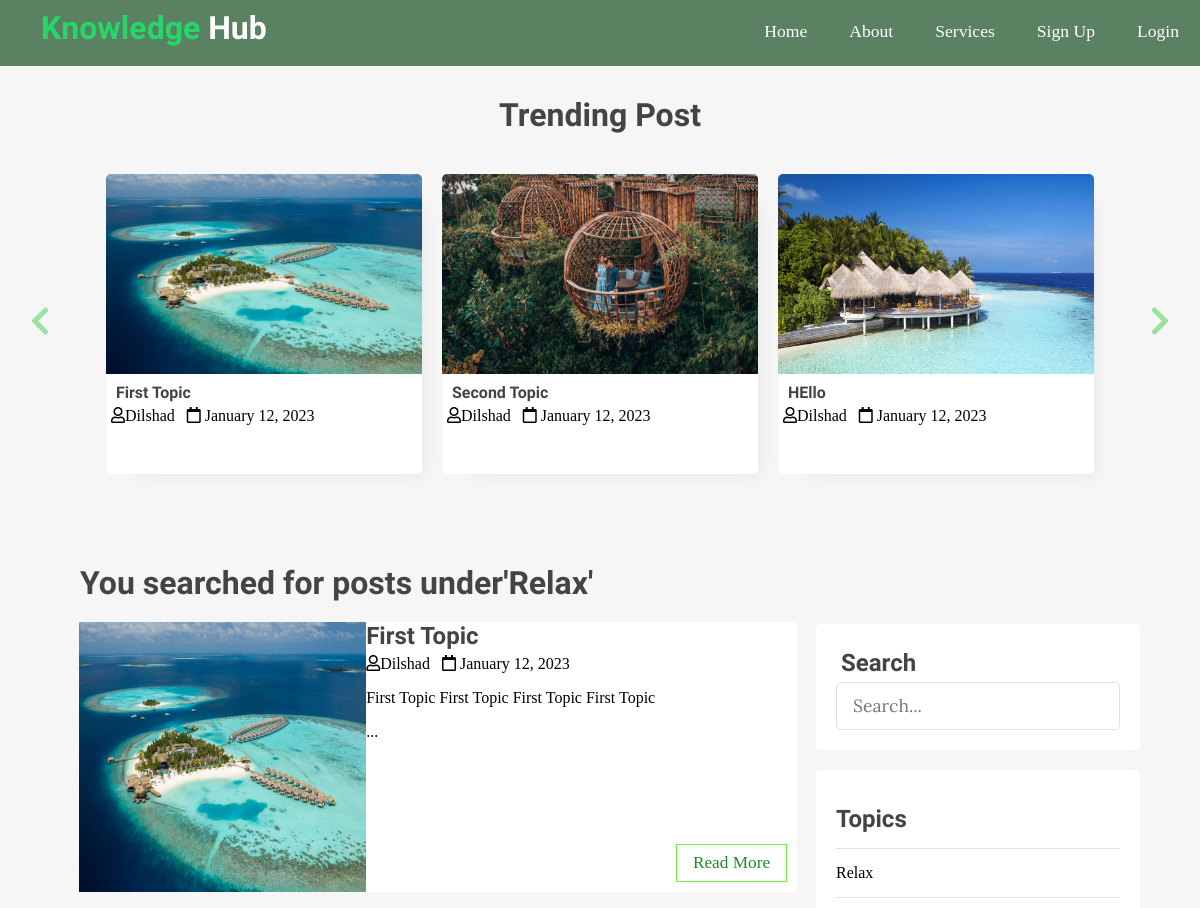
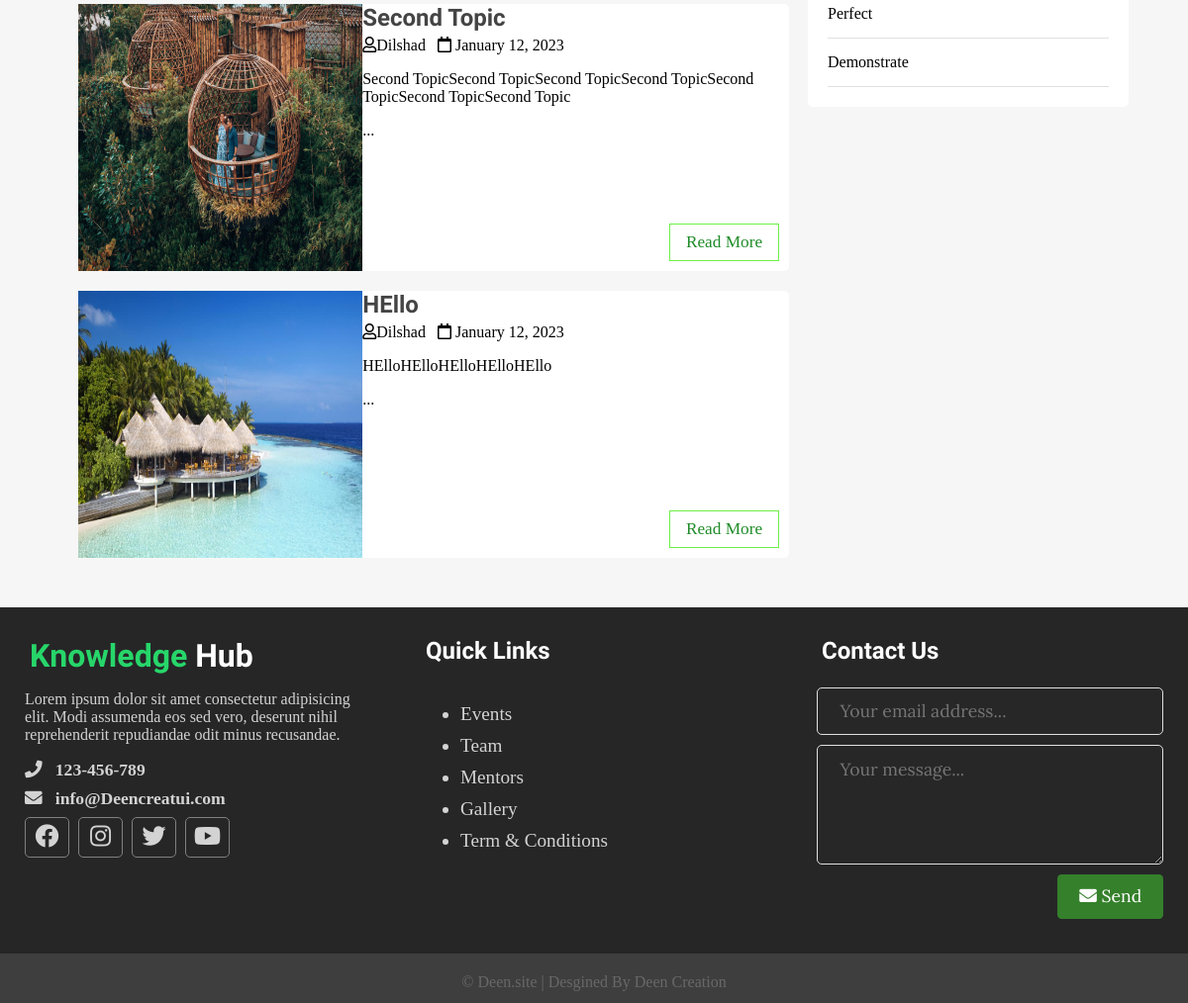
Page /index.php?t_id=2&name=Relax on the committed database (2 pictures, top to bottom).
### tables this page shows
CREATE TABLE `posts` (
  `id` int(11) NOT NULL,
  `user_id` int(11) NOT NULL,
  `topic_id` int(11) NOT NULL,
  `title` varchar(255) NOT NULL,
  `image` varchar(255) NOT NULL,
  `video` varchar(255) NOT NULL,
  `body` text NOT NULL,
  `published` tinyint(4) NOT NULL,
  `created_at` datetime NOT NULL DEFAULT current_timestamp()
);

CREATE TABLE `users` (
  `id` int(11) NOT NULL,
  `admin` tinyint(1) NOT NULL,
  `username` varchar(255) NOT NULL,
  `email` varchar(255) NOT NULL,
  `password` varchar(255) NOT NULL,
  `created_at` timestamp NOT NULL DEFAULT current_timestamp()
);

CREATE TABLE `topics` (
  `id` int(11) NOT NULL,
  `name` varchar(100) NOT NULL,
  `description` text NOT NULL
);

### path.php (called while the page is built, shortened)
<?php
 $BASE_URL = "http://localhost/blog/";

### app/database/db.php (called while the page is built, shortened)
<?php
require('connect.php');
function executeQuery($sql, $data)
{
        global $conn;
        $stmt= $conn->prepare($sql);
        $values = array_values($data);
        $types = str_repeat('s', count($values));
        $stmt->bind_param($types, ...$values);
        $stmt -> execute();
        return $stmt;
}
function selectAll($table, $conditions = [])
{
    global $conn;
    $sql = "Select * From $table";
    if (empty($conditions)) {
        $stmt = $conn->prepare($sql);
        $stmt->execute();
        $records = $stmt->get_result()->fetch_all(MYSQLI_ASSOC);
        return $records;
    }
}
function getPostsByTopicId($topic_id){
    $sql = "SELECT p.*, u.username FROM posts AS p JOIN users AS u ON p.user_id=u.id WHERE p.published=? AND topic_id=?";
    $stmt = executeQuery($sql, ['published' =>1, 'topic_id' => $topic_id]);
    $records = $stmt->get_result()->fetch_all(MYSQLI_ASSOC);
    return $records;
}

### app/controllers/topics.php (called while the page is built, shortened)
<?php
  include($ROOT_PATH  . "/app/database/db.php");
$table = 'topics';
$topics = selectAll($table);

### index.php (the view, shortened to what this page needs)
<?php
include("path.php");
include($ROOT_PATH . "/app/controllers/topics.php");
$posts = array();
$postsTitle = 'Recent Posts';
if(isset($_GET['t_id'])){
  $posts = getPostsByTopicId($_GET['t_id']);
  $postsTitle = "You searched for posts under'" . $_GET['name']  . "'";
}else if(isset($_POST['search__term'])){
  $postsTitle = "You searched for '" . $_POST['search__term'] . "'";
  $posts = SearchPosts($_POST['search__term']);
} else {
  $posts = getPublishedPosts();
}
?>
<!DOCTYPE html>
<html lang="en">
<head>
  <link href="https://cdnjs.cloudflare.com/ajax/libs/font-awesome/5.13.0/css/all.min.css" rel="stylesheet" />
  <link rel="stylesheet" href="./assets/css/style.css" />
</head>
<body>
  <?php include($ROOT_PATH . "/app/includes/header.php") ?>
  <div class="page__wrapper">
    <div class="post__slider">
      <h1 class="slider__title">Trending Post</h1>
      <i class="fas fa-chevron-left prev"></i>
      <i class="fas fa-chevron-right next"></i>
      <div class="post__wrapper">
        <?php foreach ($posts as $post) : ?>
          <div class="post">
            <img src="<?php echo  $BASE_URL . '/assets/images/' .  $post['image']; ?>" alt="" class="slider__image" />
            <div class="post__info" style="height: auto;">
              <h4>
                <a href="single.php?id=<?php echo $post['id']; ?>"><?php echo $post['title']; ?></a>
              </h4>
              <i class="far fa-user"><?php echo $post['username']?></i>
              <i class="far fa-calendar"> <?php echo  date('F j, Y', strtotime(($post['created_at']))) ?></i>
              <br> <br>
            </div>
          </div>
        <?php endforeach; ?>
    </div>
    </div>
    <div class="content clearfix">
      <div class="main__content">
        <h1 class="recent__post__title"><?php echo $postsTitle ?> </h1>
        <?php foreach ($posts as $post) : ?>
          <div class="post clearfix">
            <img src="<?php echo $BASE_URL . '/assets/images/' .  $post['image']; ?>" alt="" class="post__image" />
            <div class="post__preview">
              <h2>
                <a href="single.php?id=<?php echo $post['id']; ?>"><?php echo $post['title']; ?></a>
              </h2>
              <i class="far fa-user"><?php echo $post['username']?></i>
              <i class="far fa-calendar"> <?php echo  date('F j, Y', strtotime(($post['created_at']))) ?></i>
              <p class="preview__text">
                <?php echo html_entity_decode(substr($post['body'], 0, 150) . '...'); ?>
              </p>
              <a href="single.php" class="btn read__more">Read More</a>
            </div>
          </div>
        <?php endforeach; ?>
      </div>
      <div class="sidebar">
        <div class="section search">
          <h2 class="seaction__title">Search</h2>
          <form action="index.php" method="post">
            <input type="text" name="search__term" class="text__input" placeholder="Search..." />
          </form>
        </div>
        <div class="section topics">
          <h2 class="section__title">Topics</h2>
          <ul>
            <?php foreach ($topics as $key => $topic) :   ?>
              <li><a href="<?php echo $BASE_URL . '/index.php?t_id=' .$topic['id'] . '&name=' . $topic['name'] ?>"><?php echo $topic['name']; ?></a></li>
            <?php endforeach; ?>
          </ul>
        </div>
      </div>
    </div>
  </div>
  <?php include($ROOT_PATH . "/app/includes/footer.php") ?>
</body>
</html>

### app/includes/header.php (shortened to what this page needs)
<header>
      <a href="<?php echo $BASE_URL . '/index.php' ?>" class="logo">
        <h1 class="logo__text"><span>Knowledge </span>Hub</h1>
        </a>
      <ul class="nav">
        <li><a href="<?php echo $BASE_URL . '/index.php' ?>">Home</a></li>
        <li><a href="#">About</a></li>
        <li><a href="#">Services</a></li>
        <?php if (isset($_SESSION['id'])): ?>
          <li>
          <a href="#">
            <i class="fa fa-user"></i>
            <?php echo $_SESSION['username']; ?>
            <i class="fa fa-chevron-down" style="font-size: 0.8em"></i>
          </a>
          <ul>
          <?php if($_SESSION['admin']): ?>
            <li><a href="<?php echo $BASE_URL . '/admin/dashboard.php' ?>">Dashbord</a></li>
            <?php endif; ?>
            <li><a href="<?php echo $BASE_URL . '/logout.php'   ?>" class="logout">Logout</a></li>
          </ul>
        </li>
        <?php else: ?>
        <li><a href="<?php echo $BASE_URL . '/register.php' ?>">Sign Up</a></li>
            <li><a href="<?php echo $BASE_URL . '/login.php' ?>">Login</a></li>
          <?php endif; ?>
      </ul>
    </header>

### app/includes/footer.php
<div class="footer">
  <div class="footer__content">
    <div class="footer__section about">
      <h1 class="logo__text"><span>Knowledge </span>Hub</h1>
      <p>
        Lorem ipsum dolor sit amet consectetur adipisicing elit. Modi
        assumenda eos sed vero, deserunt nihil reprehenderit repudiandae
        odit minus recusandae.
      </p>
      <div class="contact">
        <span><i class="fas fa-phone"> &nbsp; 123-456-789</i></span>
        <span
          ><i class="fas fa-envelope">
            &nbsp; info@Deencreatui.com</i
          ></span
        >
      </div>
      <div class="socials">
        <a href="#"><i class="fab fa-facebook"></i></a>
        <a href="#"><i class="fab fa-instagram"></i></a>
        <a href="#"><i class="fab fa-twitter"></i></a>
        <a href="#"><i class="fab fa-youtube"></i></a>
      </div>
    </div>
    <div class="footer__section links">
      <h2>Quick Links</h2>
      <br>
      <ul>
        <a href="#"><li>Events</li></a>
        <a href="#"><li>Team</li></a>
        <a href="#"><li>Mentors</li></a>
        <a href="#"><li>Gallery</li></a>
        <a href="#"><li>Term & Conditions</li></a>
      </ul>
    </div>
    <div class="footer__section contact__form">
        <h2>Contact Us</h2>
        <br>
        <form action="index.html" method="post">
            <input type="email" name="email" class="text__input contact__input" placeholder="Your email address...">
            <textarea rows="4" name="message" class="text__input contact__input" placeholder="Your message..."></textarea>
            <button type="submit" class="btn btn__big contact__btn">
                <i class="fas fa-envelope"></i>
                Send
            </button>
        </form>
    </div>
  </div>
  <div class="footer__bottom">
    &copy; Deen.site | Desgined By Deen Creation
  </div>
</div>

### rows in the picture
posts: image (picture), title "First Topic", user.username "Dilshad", created_at "January 12, 2023", body "First Topic First Topic First Topic First Topic ..."
posts: image (picture), title "Second Topic", user.username "Dilshad", created_at "January 12, 2023", body "Second TopicSecond TopicSecond TopicSecond TopicSecond TopicSecond TopicSecond Topic ..."
posts: image (picture), title "HEllo", user.username "Dilshad", created_at "January 12, 2023", body "HElloHElloHElloHElloHEllo ..."
topics: name "Relax"
topics: name "Perfect"
topics: name "Demonstrate"

### other values in the picture
$postsTitle "You searched for posts under'Relax'"
